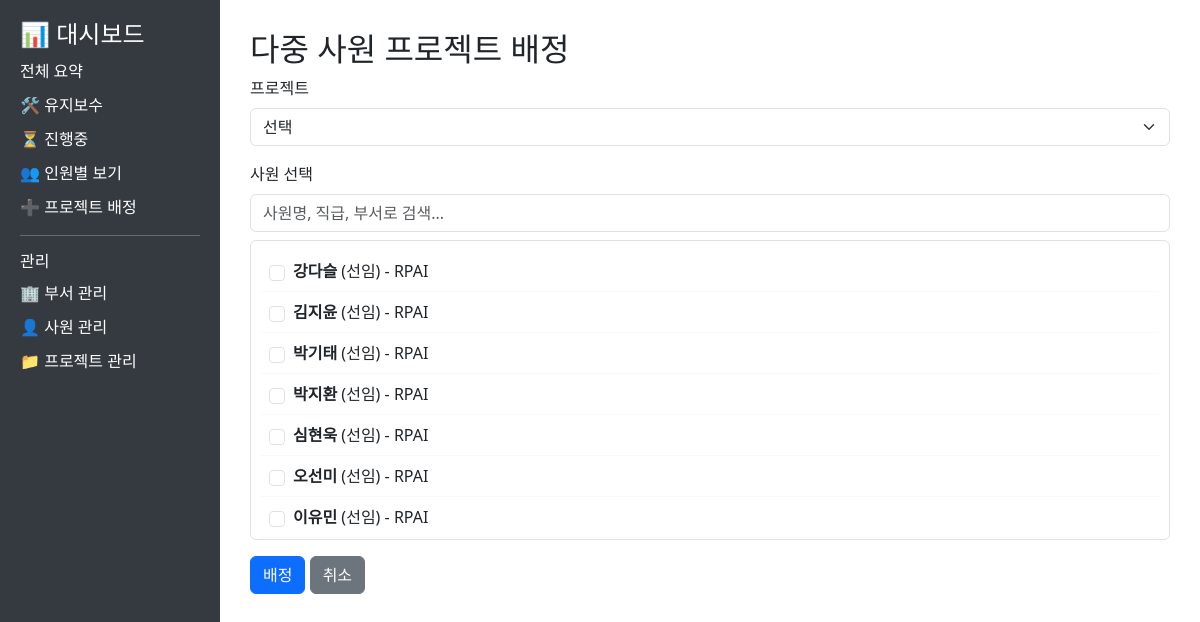
Before: /assignment/add with the older database file.
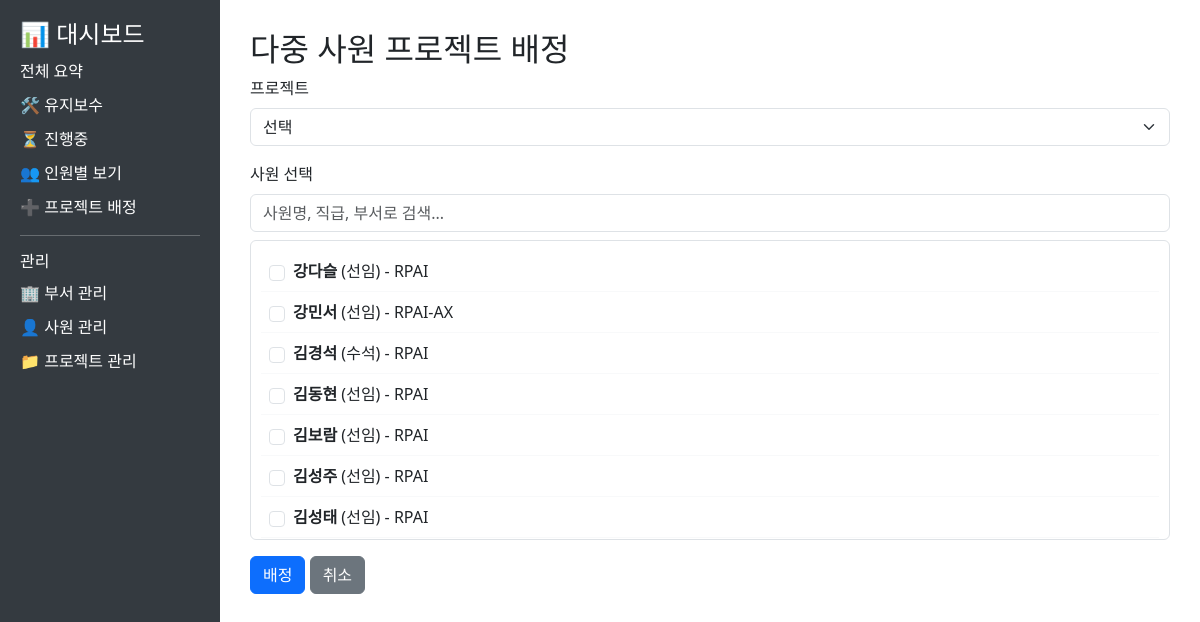
After: the same page with the newer database file.
### tables this page shows
CREATE TABLE employees (
        employee_id INTEGER PRIMARY KEY AUTOINCREMENT,
        name TEXT NOT NULL,
        position TEXT,
        department_id INTEGER,
        skills TEXT,
        FOREIGN KEY (department_id) REFERENCES departments(department_id)
    );

CREATE TABLE departments (
        department_id INTEGER PRIMARY KEY AUTOINCREMENT,
        name TEXT NOT NULL
    );

### dashboard/app.py (the view, shortened to what this page needs)
@app.route("/assignment/add", methods=["GET", "POST"])
def add_assignment():
    employees = get_available_employees()
    projects = get_available_projects()
    return render_template("assignment_add_multiple.html", employees=employees, projects=projects)

### dashboard/app.py (called while the page is built)
def get_connection():
    try:
        current_dir = os.path.dirname(__file__)
        parent_dir = os.path.dirname(current_dir)
        db_path = os.path.join(parent_dir, "db", "dashboard.db")
        print(f"데이터베이스 경로: {db_path}")  # 디버깅용
        conn = sqlite3.connect(db_path)
        conn.row_factory = sqlite3.Row
        return conn
    except sqlite3.Error as e:
        print(f"데이터베이스 연결 오류: {e}")
        return None

def get_available_employees():
    conn = get_connection()
    if conn is None:
        return pd.DataFrame()
    try:
        df = pd.read_sql_query("""
            SELECT e.employee_id, e.name, e.position, d.name AS department
            FROM employees e
            LEFT JOIN departments d ON e.department_id = d.department_id
            ORDER BY e.name
        """, conn)
        return df
    except Exception as e:
        print(f"사용 가능한 사원 목록 조회 오류: {e}")
        return pd.DataFrame()
    finally:
        conn.close()

def get_available_projects():
    conn = get_connection()
    if conn is None:
        return pd.DataFrame()
    try:
        df = pd.read_sql_query("""
            SELECT p.project_id, p.name, pt.type_name AS type
            FROM projects p
            LEFT JOIN project_type pt ON p.type_id = pt.type_id
            ORDER BY p.name
        """, conn)
        return df
    except Exception as e:
        print(f"사용 가능한 프로젝트 목록 조회 오류: {e}")
        return pd.DataFrame()
    finally:
        conn.close()

### dashboard/templates/assignment_add_multiple.html (shortened to what this page needs)
<!DOCTYPE html>
<html>
<head>
    <link rel="stylesheet" href="https://cdn.jsdelivr.net/npm/bootstrap@5.3.0/dist/css/bootstrap.min.css">
</head>
<body>
    <div class="sidebar">
        <h4>📊 대시보드</h4>
        <a href="/">전체 요약</a>
        <a href="/maintenance">🛠 유지보수</a>
        <a href="/ongoing">⏳ 진행중</a>
        <a href="/assignment">👥 인원별 보기</a>
        <a href="/assignment/add">➕ 프로젝트 배정</a>
        <hr>
        <h6>관리</h6>
        <a href="/departments">🏢 부서 관리</a>
        <a href="/employees">👤 사원 관리</a>
        <a href="/projects">📁 프로젝트 관리</a>
    </div>
    <div class="content">
        <h2>다중 사원 프로젝트 배정</h2>
        <form method="POST" id="multipleAssignmentForm">
            <div class="mb-3">
                <label for="project_id" class="form-label">프로젝트</label>
                <select class="form-select" id="project_id" name="project_id" required>
                    <option value="">선택</option>
                </select>
            </div>
            <div class="mb-3">
                <label class="form-label">사원 선택</label>
                <div class="mb-2">
                    <input type="text" class="form-control" id="employeeSearch" placeholder="사원명, 직급, 부서로 검색...">
                </div>
                <div class="employee-list">
                    {% for emp in employees.itertuples() %}
                    <div class="employee-item" data-search="{{ emp.name }} {{ emp.position }} {{ emp.department }}">
                        <input type="checkbox" class="form-check-input me-2" id="emp_{{ emp.employee_id }}"
                            value="{{ emp.employee_id }}" name="employee_ids">
                        <label class="employee-info" for="emp_{{ emp.employee_id }}">
                            <strong>{{ emp.name }}</strong> ({{ emp.position }}) - {{ emp.department }}
                        </label>
                    </div>
                    {% endfor %}
                </div>
            </div>
            <button type="submit" class="btn btn-primary">배정</button>
            <a href="{{ url_for('assignment') }}" class="btn btn-secondary">취소</a>
        </form>
    </div>
</body>
</html>

### dashboard/templates/assignment_add_multiple.html (style rules this page uses)
body { display: flex; }
.sidebar { width: 220px; background-color: #343a40; min-height: 100vh; padding: 20px; color: white; }
.sidebar a { color: #ffffff; text-decoration: none; display: block; margin: 10px 0; }
.content { flex-grow: 1; padding: 30px; }
.employee-list { max-height: 300px; overflow-y: auto; border: 1px solid #dee2e6; border-radius: 0.375rem; padding: 10px; }
.employee-item { display: flex; align-items: center; padding: 8px; border-bottom: 1px solid #f8f9fa; }
.employee-info { flex-grow: 1; }

Changed rows visible on the page:
removed employees: name "김지윤", position "선임", department "RPAI"
removed employees: name "박기태", position "선임", department "RPAI"
removed employees: name "박지환", position "선임", department "RPAI"
removed employees: name "심현욱", position "선임", department "RPAI"
removed employees: name "오선미", position "선임", department "RPAI"
removed employees: name "이유민", position "선임", department "RPAI"
added employees: name "강민서", position "선임", department "RPAI-AX"
added employees: name "김경석", position "수석", department "RPAI"
added employees: name "김동현", position "선임", department "RPAI"
added employees: name "김보람", position "선임", department "RPAI"
added employees: name "김성주", position "선임", department "RPAI"
added employees: name "김성태", position "선임", department "RPAI"
